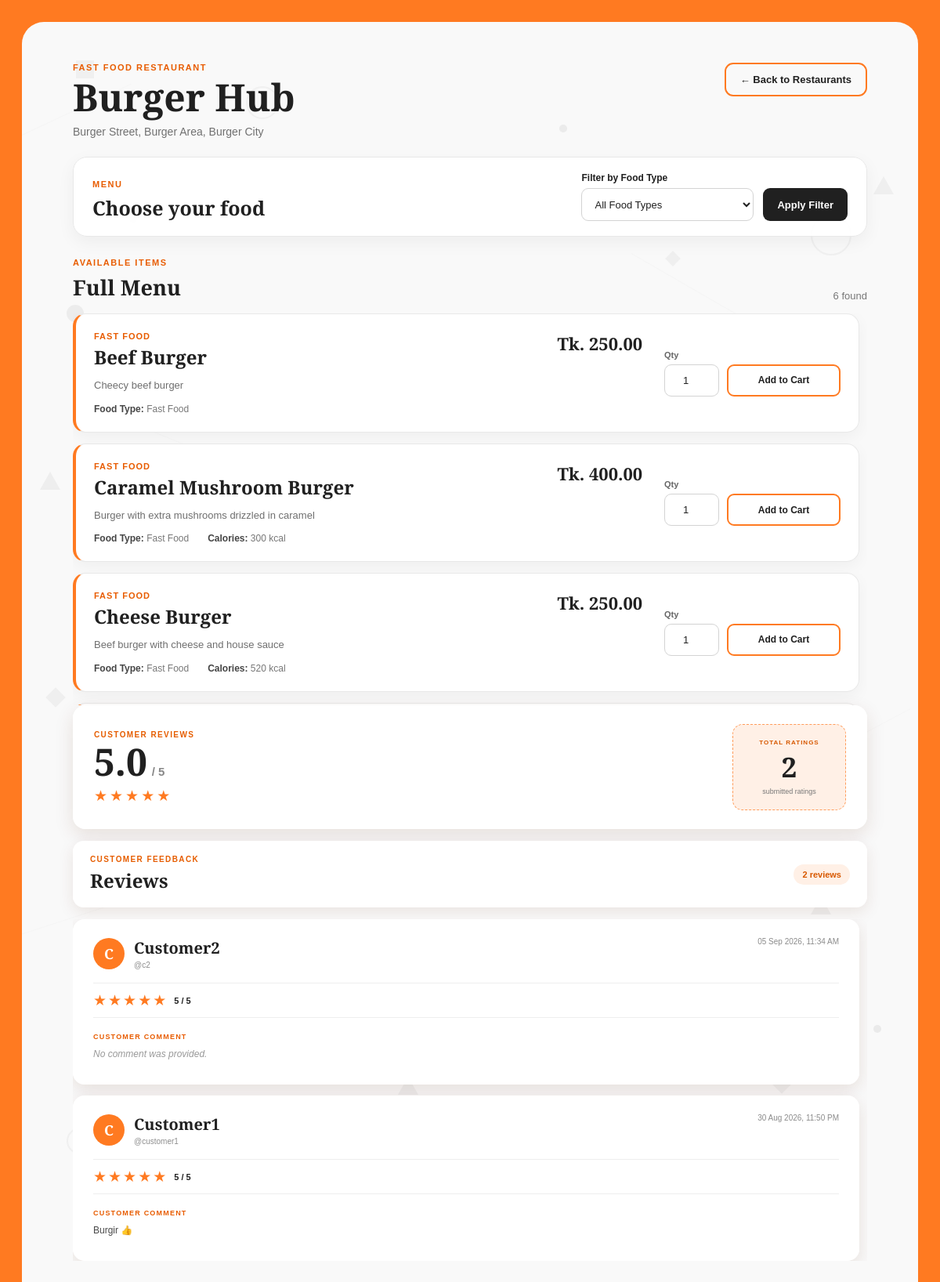
Page /browse_menu.php?restaurant_id=4 (signed in) on the committed database.
### tables this page shows
CREATE TABLE `restaurants` (
  `login_id` int(100) NOT NULL,
  `username` varchar(100) NOT NULL,
  `password` varchar(100) NOT NULL,
  `restaurant_name` varchar(100) NOT NULL,
  `ownername` varchar(100) NOT NULL,
  `email` varchar(100) NOT NULL,
  `phone` varchar(100) NOT NULL,
  `city` varchar(100) NOT NULL,
  `street` varchar(100) NOT NULL,
  `area` varchar(100) NOT NULL,
  `permit` varchar(100) NOT NULL,
  `cuisineType` varchar(100) NOT NULL
);

CREATE TABLE `fooditems` (
  `food_id` int(11) NOT NULL,
  `food_name` varchar(100) NOT NULL,
  `food_description` varchar(255) DEFAULT NULL,
  `food_tag` varchar(100) NOT NULL,
  `price` decimal(10,2) NOT NULL,
  `is_available` tinyint(1) NOT NULL DEFAULT 1,
  `calories` int(11) DEFAULT NULL,
  `restaurant_id` int(11) NOT NULL
);

CREATE TABLE `reviews` (
  `review_id` int(11) NOT NULL,
  `rating` int(11) DEFAULT NULL CHECK (`rating` between 1 and 5),
  `comment` varchar(500) DEFAULT NULL,
  `review_date` datetime NOT NULL,
  `customer_id` int(11) NOT NULL,
  `restaurant_id` int(11) NOT NULL
);

CREATE TABLE `customers` (
  `login_id` int(100) NOT NULL,
  `name` varchar(100) NOT NULL,
  `username` varchar(100) NOT NULL,
  `password` varchar(100) NOT NULL,
  `email` varchar(100) NOT NULL,
  `phone` varchar(100) NOT NULL,
  `dob` date NOT NULL,
  `house_no` varchar(100) NOT NULL,
  `street` varchar(100) NOT NULL,
  `area` varchar(100) NOT NULL,
  `foodPreference` varchar(100) NOT NULL
);

### browse_menu.php (the view, shortened to what the rows shown need)
<?php
require_once('DBconnect.php');
$restaurant_id = $_GET['restaurant_id'];
$restaurant_query = "SELECT *
                     FROM restaurants
                     WHERE login_id = '$restaurant_id'";
$restaurant_result = mysqli_query($conn, $restaurant_query);
$restaurant = mysqli_fetch_assoc($restaurant_result);
$selectedTag = "";
if ($selectedTag != "") {
    $food_query = "SELECT *
                   FROM fooditems
                   WHERE restaurant_id = '$restaurant_id'
                   AND is_available = 1
                   AND food_tag = '$selectedTag'
                   ORDER BY food_name";
} else {
    $food_query = "SELECT *
                   FROM fooditems
                   WHERE restaurant_id = '$restaurant_id'
                   AND is_available = 1
                   ORDER BY food_name";
}
$food_result = mysqli_query($conn, $food_query);
$review_query = "SELECT rv.*,
                        c.name,
                        c.username
                 FROM reviews rv
                 JOIN customers c
                 ON rv.customer_id = c.login_id
                 WHERE rv.restaurant_id = '$restaurant_id'
                 ORDER BY rv.review_date DESC";
$review_result = mysqli_query($conn, $review_query);
?>
<!DOCTYPE html>
<html lang="en">
<head>
    <link rel="stylesheet" href="style.css?v=2">
</head>
<body class="browse-menu-page">
    <main class="browse-menu-shell">
        <div class="browse-menu-content">
            <section class="browse-menu-header">
                <div>
                    <p class="browse-page-label">
                        <?php
                        echo htmlspecialchars(
                            $restaurant['cuisineType']
                        );
                        ?> Restaurant
                    </p>
                    <h1>
                        <?php
                        echo htmlspecialchars(
                            $restaurant['restaurant_name']
                        );
                        ?>
                    </h1>
                    <p class="browse-menu-location">
                        <?php
                        echo htmlspecialchars(
                            $restaurant['street']
                        );
                        ?>,
                        <?php
                        echo htmlspecialchars(
                            $restaurant['area']
                        );
                        ?>,
                        <?php
                        echo htmlspecialchars(
                            $restaurant['city']
                        );
                        ?>
                    </p>
                </div>
            </section>
            <section class="browse-menu-filter-card">
                <div>
                    <h2>Choose your food</h2>
                </div>
            </section>
            <div class="browse-menu-list-heading">
                <div>
                    <h2>
                        <?php
                        if ($selectedTag != "") {
                            echo htmlspecialchars($selectedTag)
                                 . " Food";
                        } else {
                            echo "Full Menu";
                        }
                        ?>
                    </h2>
                </div>
            </div>
            <section class="browse-menu-scroll-area">
                <?php
                if (mysqli_num_rows($food_result) > 0) {
                ?>
                    <?php
                    while ($food = mysqli_fetch_assoc($food_result)) {
                    ?>
                        <article class="browse-food-card">
                            <div class="browse-food-main">
                                <div class="browse-food-top">
                                    <div>
                                        <p class="browse-food-tag">
                                            <?php
                                            echo htmlspecialchars(
                                                $food['food_tag']
                                            );
                                            ?>
                                        </p>
                                        <h3>
                                            <?php
                                            echo htmlspecialchars(
                                                $food['food_name']
                                            );
                                            ?>
                                        </h3>
                                    </div>
                                    <div class="browse-food-price">
                                        Tk.
                                        <?php
                                        echo htmlspecialchars(
                                            $food['price']
                                        );
                                        ?>
                                    </div>
                                </div>
                                <?php
                                if ($food['food_description'] != "") {
                                ?>
                                    <p class="browse-food-description">
                                        <?php
                                        echo htmlspecialchars(
                                            $food['food_description']
                                        );
                                        ?>
                                    </p>
                                <?php } ?>
                                <div class="browse-food-details">
                                    <span>
                                        <strong>Food Type:</strong>
                                        <?php
                                        echo htmlspecialchars(
                                            $food['food_tag']
                                        );
                                        ?>
                                    </span>
                                    <?php
                                    if ($food['calories'] != NULL) {
                                    ?>
                                        <span>
                                            <strong>Calories:</strong>
                                            <?php
                                            echo htmlspecialchars(
                                                $food['calories']
                                            );
                                            ?>
                                            kcal
                                        </span>
                                    <?php } ?>
                                </div>
                            </div>
                            <form
                                action="browse_menu.php?restaurant_id=<?php
                                echo htmlspecialchars(
                                    $restaurant_id
                                );
                                ?>"
                                method="POST"
                                class="browse-add-cart-form">
                                <div class="browse-quantity-field">
                                    <label for="quantity_<?php
                                        echo $food['food_id'];
                                    ?>">
                                        Qty
                                    </label>
                                    <input
                                        type="number"
                                        id="quantity_<?php
                                        echo $food['food_id'];
                                        ?>"
                                        name="quantity"
                                        value="1"
                                        min="1"
                                        required
                                    >
                                </div>
                                <button type="submit"
                                        name="add_to_cart"
                                        class="browse-add-cart-button">
                                    Add to Cart
                                </button>
                            </form>
                        </article>
                    <?php } ?>
                <?php } ?>
            </section>
            <section class="restaurant-review-list-heading">
                <div>
                    <h2>Reviews</h2>
                </div>
            </section>
            <section class="restaurant-review-list">
                <?php
                if (mysqli_num_rows($review_result) > 0) {
                ?>
                    <?php
                    while ($review =
                        mysqli_fetch_assoc($review_result)) {
                    ?>
                        <article class="restaurant-review-card">
                            <div class="restaurant-review-top">
                                <div class="restaurant-review-customer">
                                    <div class="restaurant-review-avatar">
                                        <?php
                                        $first_letter =
                                            strtoupper(
                                                substr(
                                                    $review['name'],
                                                    0,
                                                    1
                                                )
                                            );
                                        echo htmlspecialchars(
                                            $first_letter
                                        );
                                        ?>
                                    </div>
                                    <div>
                                        <h3>
                                            <?php
                                            echo htmlspecialchars(
                                                $review['name']
                                            );
                                            ?>
                                        </h3>
                                        <p>
                                            @<?php
                                            echo htmlspecialchars(
                                                $review['username']
                                            );
                                            ?>
                                        </p>
                                    </div>
                                </div>
                                <div class="restaurant-review-date">
                                    <?php
                                    echo date(
                                        "d M Y, h:i A",
                                        strtotime(
                                            $review['review_date']
                                        )
                                    );
                                    ?>
                                </div>
                            </div>
                            <div class="restaurant-review-rating-row">
                                <?php
                                if ($review['rating'] !== null) {
                                ?>
                                    <div class="restaurant-review-stars">
                                        <?php
                                        for ($i = 1; $i <= 5; $i++) {
                                            if ($i <= $review['rating']) {
                                                echo '<span class="filled">★</span>';
                                            } else {
                                                echo '<span>★</span>';
                                            }
                                        }
                                        ?>
                                    </div>
                                    <strong>
                                        <?php
                                        echo $review['rating'];
                                        ?>
                                        / 5
                                    </strong>
                                <?php } else { ?>
                                    <span class="restaurant-no-rating">
                                        No rating given
                                    </span>
                                <?php } ?>
                            </div>
                            <div class="restaurant-review-comment">
                                <p class="restaurant-review-section-label">
                                    CUSTOMER COMMENT
                                </p>
                                <?php
                                if ($review['comment'] != '') {
                                ?>
                                    <p>
                                        <?php
                                        echo nl2br(
                                            htmlspecialchars(
                                                $review['comment']
                                            )
                                        );
                                        ?>
                                    </p>
                                <?php } else { ?>
                                    <p class="restaurant-empty-comment">
                                        No comment was provided.
                                    </p>
                                <?php } ?>
                            </div>
                        </article>
                    <?php } ?>
                <?php } ?>
            </section>
        </div>
    </main>
</body>
</html>

### rows in the picture
restaurants: cuisineType "FAST FOOD", restaurant_name "Burger Hub", street "Burger Street", area "Burger Area", city "Burger City"
fooditems: food_tag "FAST FOOD", food_name "Beef Burger", price "250.00", food_description "Cheecy beef burger", food_tag "Fast Food"
fooditems: food_tag "FAST FOOD", food_name "Caramel Mushroom Burger", price "400.00", food_description "Burger with extra mushrooms drizzled in caramel", food_tag "Fast Food", calories "300"
fooditems: food_tag "FAST FOOD", food_name "Cheese Burger", price "250.00", food_description "Beef burger with cheese and house sauce", food_tag "Fast Food", calories "520", quantity "1"
reviews: customer.name "C", customer.name "Customer2", customer.username "c2", review_date "05 Sep 2026, 11:34 AM", rating "5", comment "No comment was provided."
reviews: customer.name "C", customer.name "Customer1", customer.username "customer1", review_date "30 Aug 2026, 11:50 PM", rating "5", comment "Burgir 👍"

### other values in the picture
mysqli_num_rows($food_result) "6"
$rating_data['average_rating'] "5.0"
$rating_data['rating_count'] "2"
$review_count "2"
